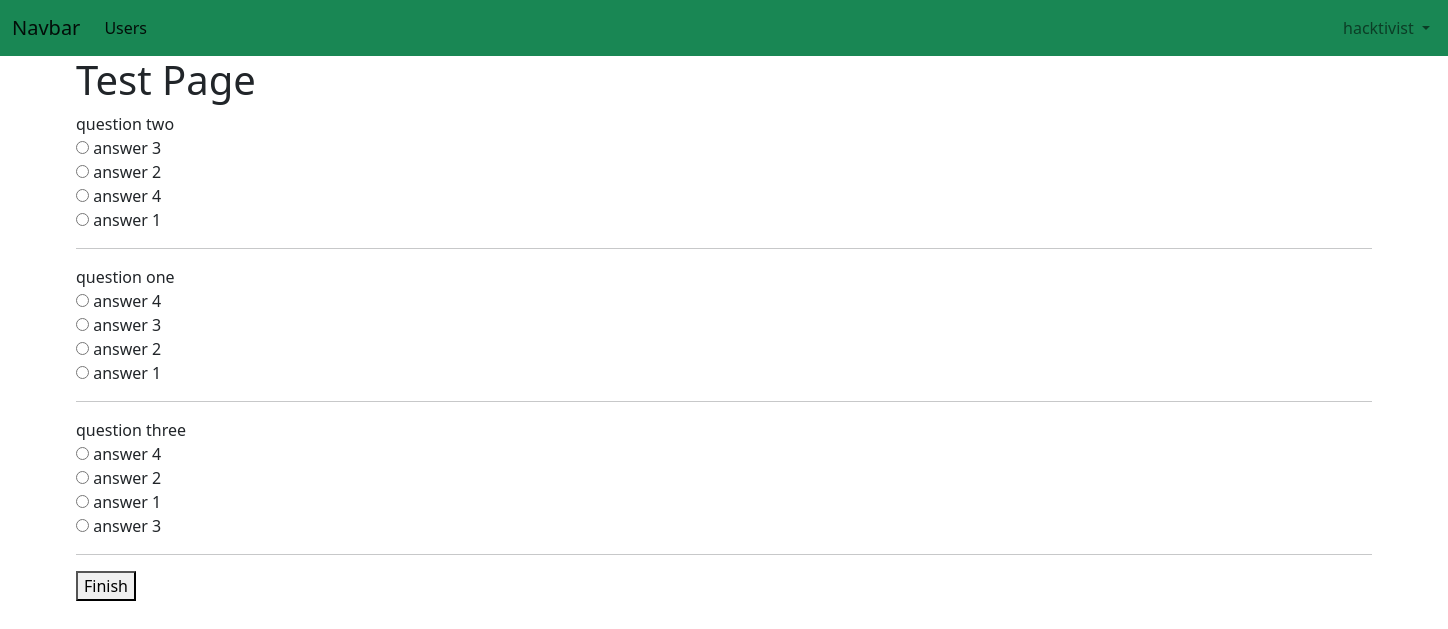
/questions/1 (signed in), run on the app's committed database.
### accounts/models.py (models this page shows, shortened)
class CustomUser(AbstractUser):
    username = models.CharField(max_length=128, unique=True,
                                help_text=(
                                    "Required. 150 characters or fewer. Letters, digits and @/./+/-/_ only."
                                ),
                                error_messages={
                                    "unique": ("A user with that username already exists."),
                                },
                                )
    full_name = models.CharField(max_length=128)
    phone_number = models.CharField(max_length=13)
    USERNAME_FIELD = "username"

### quiz/models.py (models this page shows, shortened)
class Question(models.Model):
    quiz = models.ForeignKey(QuizModel, on_delete=models.CASCADE)
    name = models.CharField(max_length=128)

class Answer(models.Model):
    name = models.CharField(max_length=128)
    question = models.ForeignKey(Question, on_delete=models.CASCADE)
    is_right = models.BooleanField(default=False)

### quiz/views.py (the view, shortened to what this page needs)
# urls.py: path('questions/<int:pk>', quiz_test, name = 'quiz_test'),
@login_required(login_url='login')
def quiz_test(request, pk):
    questions = Question.objects.filter(quiz_id=pk)
    questions = sample(list(questions), 3)
    answers = Answer.objects.all()
    answers = list(answers)
    shuffle(answers)
    context = {
        'questions': questions,
        'answers':answers
    }
    return render(request, 'quiz/quiz_test.html', context)

### templates/quiz/quiz_test.html (shortened to what this page needs)
{% extends 'base.html' %}
{% block content %}
<div class="container">
    <h1>Test Page</h1>
    <form method="post">
        {% for q in questions %}
        {{ q.name }} <br>
        {% for answer in answers %}
        {% if q.id == answer.question.id %}
        <input type="radio" name="{{ q.name}}" id="{{ answer.id}}" value="{{ answer.is_right }}">
        <label for="{{ answer.id }}">{{ answer.name }}</label><br>
        {% endif %}
        {% endfor %}
        <hr>
        {% endfor %}
        <button type="submit">Finish</button>
    </form>
</div>
{% endblock %}

### templates/base.html (shortened to what this page needs)
<!DOCTYPE html>
{% load static %}
<html lang="en">
<head>
    <link rel="stylesheet" href="https://cdn.jsdelivr.net/npm/bootstrap@5.2.0-beta1/dist/css/bootstrap.min.css">
    <link rel="stylesheet" href="{% static 'css/base.css' %}">
</head>
<body>
{% include 'header.html' %}
{% block content %}
{% endblock %}
</body>
</html>

### templates/header.html (shortened to what this page needs)
<nav class="navbar navbar-expand-lg" style="background-color: #198754;">
    <div class="container-fluid">
        <a class="navbar-brand" href="{% url 'home' %}">Navbar</a>
        <div class="collapse navbar-collapse" id="navbarSupportedContent">
            <ul class="navbar-nav me-auto mb-2 mb-lg-0">
                <li class="nav-item">
                    <a class="nav-link active" aria-current="page" href="#">Users</a>
                </li>
                {% if user.is_authenticated %}
                <li class="nav-item dropdown" style="position:relative; left: 1180px">
                    <a class="nav-link dropdown-toggle" href="#" id="navbarDropdown" role="button"
                       data-bs-toggle="dropdown" aria-expanded="false">
                        {{ user.username }}
                    </a>
                </li>
                {% endif %}
        </div>
    </div>
</nav>

### data on the page
CustomUser: username "hacktivist"
Question: name "question two"
Answer: name "answer 3"
Answer: name "answer 2"
Answer: name "answer 4"
Answer: name "answer 1"
Question: name "question one"
Answer: name "answer 4"
Answer: name "answer 3"
Answer: name "answer 2"
Answer: name "answer 1"
Question: name "question three"
Answer: name "answer 4"
Answer: name "answer 2"
Answer: name "answer 1"
Answer: name "answer 3"
